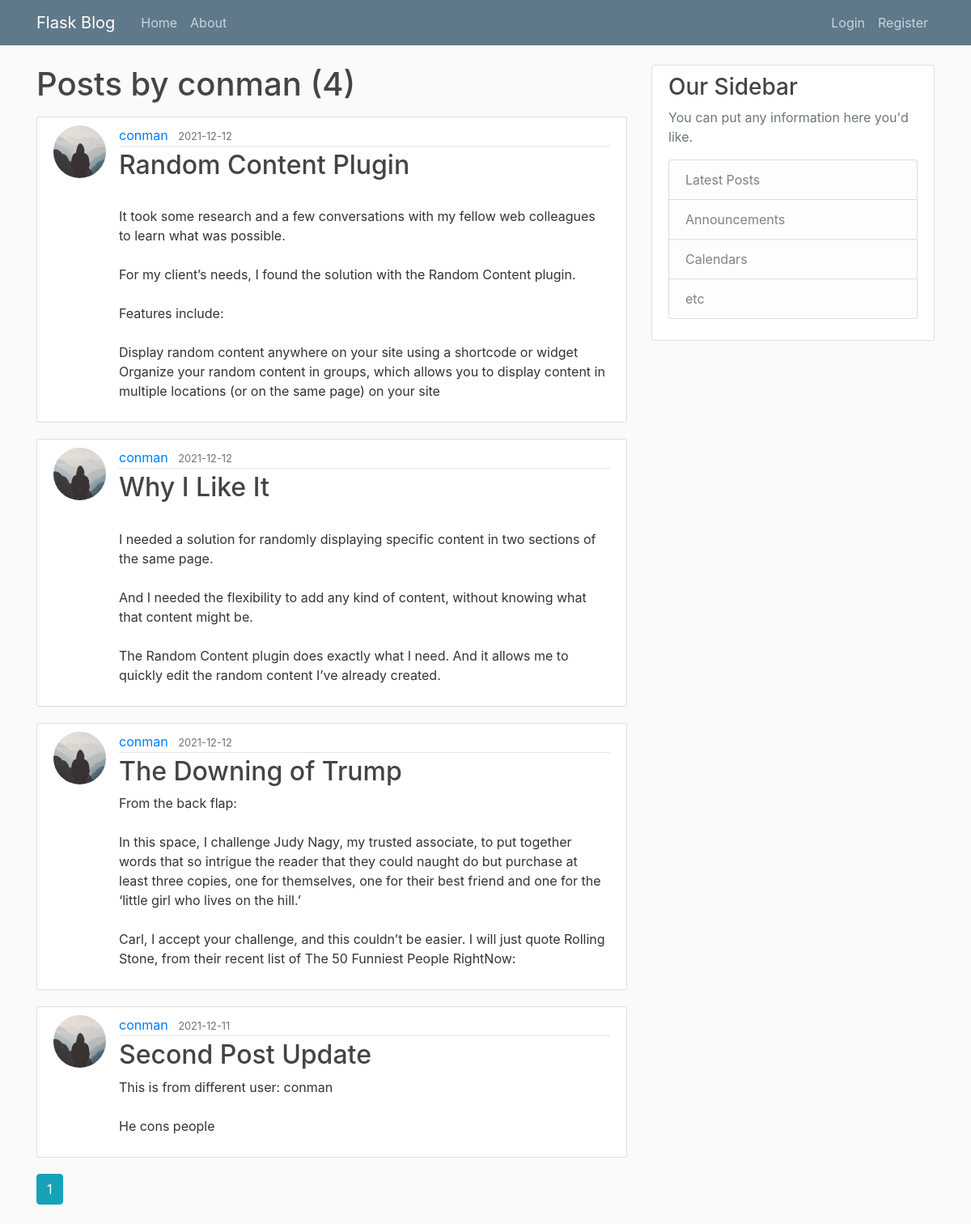
The page /user/conman on the database as committed earlier.
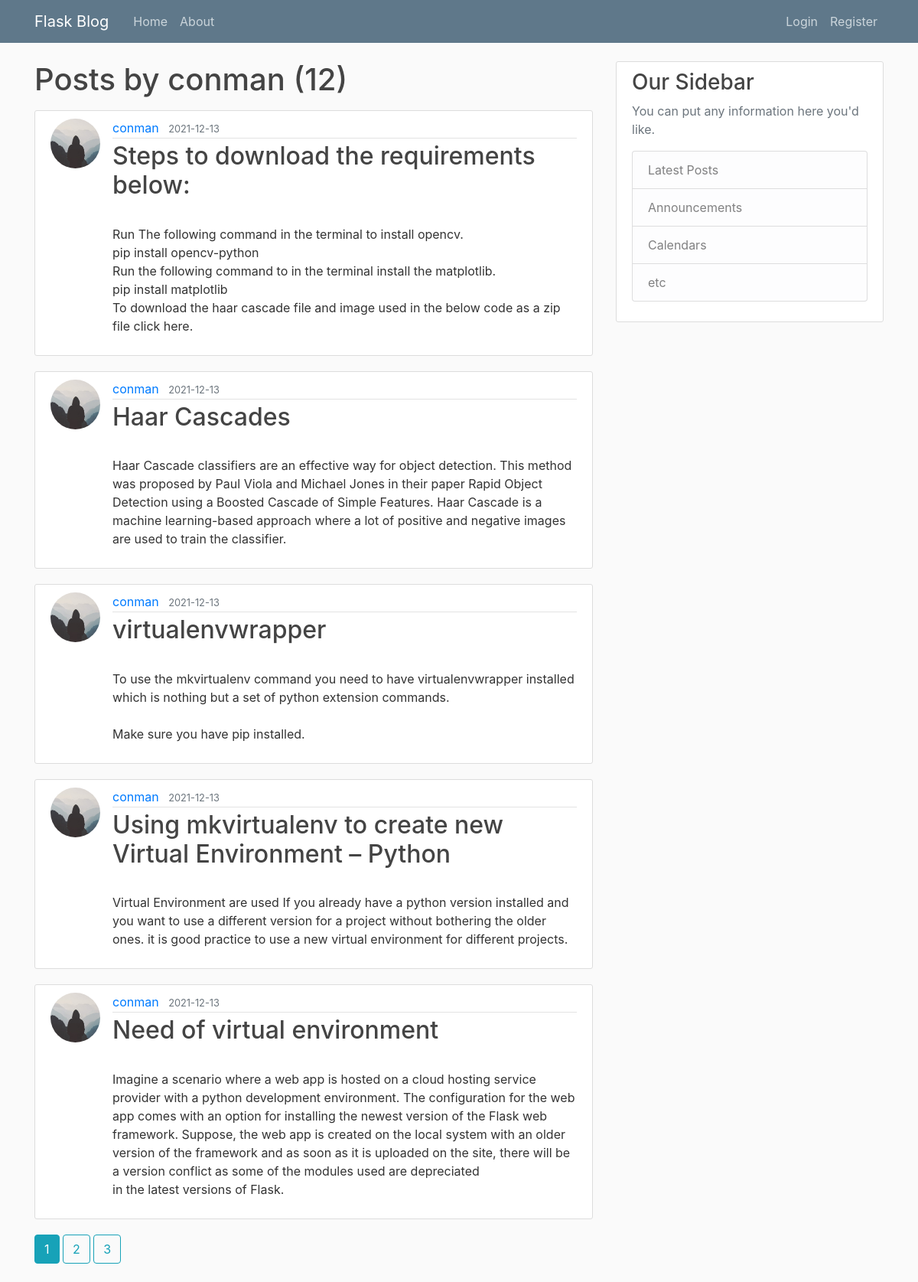
The same page on the database as committed later.
### flask_blog/models.py (models this page shows, shortened)
class User(db.Model, UserMixin):
    id = db.Column(db.Integer, primary_key=True)
    username = db.Column(db.String(20), unique=True, nullable=False)
    email = db.Column(db.String(120), unique=True, nullable=False)
    image_file = db.Column(db.String(20), nullable=False, default='default.jpg')
    password = db.Column(db.String(60), nullable=False)
    posts = db.relationship('Post', backref='author', lazy=True)

class Post(db.Model):
    id = db.Column(db.Integer, primary_key=True)
    title = db.Column(db.String(100), nullable=False)
    date_posted = db.Column(db.DateTime, nullable=False, default=datetime.utcnow)
    content = db.Column(db.Text, nullable=False)
    user_id = db.Column(db.Integer, db.ForeignKey('user.id'), nullable=False)

### flask_blog/routes.py (the view)
@app.route("/user/<string:username>")
def user_posts(username):
    page = request.args.get('page', 1, type=int)
    user = User.query.filter_by(username=username).first_or_404()
    posts = Post.query.filter_by(author=user)\
        .order_by(Post.date_posted.desc())\
        .paginate(page=page, per_page=5)
    return render_template('user_posts.html', posts=posts, user=user)

### flask_blog/templates/user_posts.html
{% extends "layout.html" %}
{% block content %}
	<h1 class="mb-3">Posts by {{ user.username }} ({{ posts.total }})</h1>
	{% for post in posts.items %}
		<article class="media content-section">
			<img class="rounded-circle article-img" src="{{ url_for('static', filename='profile_pics/' + post.author.image_file) }}">
		  <div class="media-body">
		    <div class="article-metadata">
		      <a class="mr-2" href="{{ url_for('user_posts', username=post.author.username) }}">{{ post.author.username }}</a>
		      <small class="text-muted">{{ post.date_posted.strftime('%Y-%m-%d') }}</small>
		    </div>
		    <h2><a class="article-title" href="{{ url_for('post', post_id=post.id) }}">{{ post.title }}</a></h2>
		    <p class="article-content">{{ post.content }}</p>
		  </div>
		</article>
	{% endfor %}
	{% for page_num in posts.iter_pages(left_edge=1, right_edge=1, left_current=1, right_current=2) %}
		{% if page_num %}
			{% if posts.page == page_num %}
				<a class="btn btn-info mb-4" href="{{ url_for('user_posts', username=user.username, page=page_num) }}">{{ page_num }}</a>
			{% else %}
				<a class="btn btn-outline-info mb-4" href="{{ url_for('user_posts', username=user.username,page=page_num) }}">{{ page_num }}</a>
			{% endif %}
		{% else %}
			...
		{% endif %}
	{% endfor %}
{% endblock content %}

### flask_blog/templates/layout.html (shortened to what this page needs)
<!DOCTYPE html>
<html>
<head>
    <link rel="stylesheet" href="https://stackpath.bootstrapcdn.com/bootstrap/4.3.1/css/bootstrap.min.css">
    <link rel="stylesheet" type="text/css" href="{{ url_for('static', filename='main.css')}}">
</head>
<body>
	<header class="site-header">
	  <nav class="navbar navbar-expand-md navbar-dark bg-steel fixed-top">
	    <div class="container">
	      <a class="navbar-brand mr-4" href="/">Flask Blog</a>
	      <div class="collapse navbar-collapse" id="navbarToggle">
	        <div class="navbar-nav mr-auto">
	          <a class="nav-item nav-link" href="{{ url_for('home') }}">Home</a>
	          <a class="nav-item nav-link" href="{{ url_for('about') }}">About</a>
	        </div>
	        <div class="navbar-nav">
	        	{% if current_user.is_authenticated%}
	        		<a class="nav-item nav-link" href="{{ url_for('new_post') }}">New Post</a>
	        		<a class="nav-item nav-link" href="{{ url_for('account') }}">Account</a>
	        		<a class="nav-item nav-link" href="{{ url_for('logout') }}">Logout</a>
	        	{% else %}
		          	<a class="nav-item nav-link" href="{{ url_for('login') }}">Login</a>
		          	<a class="nav-item nav-link" href="{{ url_for('register') }}">Register</a>
		        {% endif %}
	        </div>
	      </div>
	    </div>
	  </nav>
	</header>
	<main role="main" class="container">
	  <div class="row">
	    <div class="col-md-8">
	    	{% block content %}{% endblock %}
	    </div>
	    <div class="col-md-4">
	      <div class="content-section">
	        <h3>Our Sidebar</h3>
	        <p class='text-muted'>You can put any information here you'd like.
	          <ul class="list-group">
	            <li class="list-group-item list-group-item-light">Latest Posts</li>
	            <li class="list-group-item list-group-item-light">Announcements</li>
	            <li class="list-group-item list-group-item-light">Calendars</li>
	            <li class="list-group-item list-group-item-light">etc</li>
	          </ul>
	        </p>
	      </div>
	    </div>
	  </div>
	</main>
</body>
</html>

### flask_blog/static/main.css (style rules this page uses)
body { background: #fafafa; color: #333333; margin-top: 5rem; }
h1, h2, h3, h4, h5, h6 { color: #444444; }
.bg-steel { background-color: #5f788a; }
.site-header .navbar-nav .nav-link { color: #cbd5db; }
.content-section { background: #ffffff; padding: 10px 20px; border: 1px solid #dddddd; border-radius: 3px; margin-bottom: 20px; }
.article-title { color: #444444; }
.article-content { white-space: pre-line; }
.article-img { height: 65px; width: 65px; margin-right: 16px; }
.article-metadata { padding-bottom: 1px; margin-bottom: 4px; border-bottom: 1px solid #e3e3e3 }

Rows that differ between the two databases and show on the page:
no longer on this page (row unchanged): Post: image_file (placeholder picture), author.username "conman", date_posted "2021-12-12", title "Random Content Plugin", content "It took some research and a few conversations with my fellow web colleagues to learn what was possible. For my client’s needs, I found the solution with the Random Content plugin. Features include: Display random content anywhere on your site using a shortcode or widget Organize your random content in groups, which allows you to display content in multiple locations (or on the same page) on your site"
no longer on this page (row unchanged): Post: image_file (placeholder picture), author.username "conman", date_posted "2021-12-12", title "Why I Like It", content "I needed a solution for randomly displaying specific content in two sections of the same page. And I needed the flexibility to add any kind of content, without knowing what that content might be. The Random Content plugin does exactly what I need. And it allows me to quickly edit the random content I’ve already created."
no longer on this page (row unchanged): Post: image_file (placeholder picture), author.username "conman", date_posted "2021-12-12", title "The Downing of Trump", content "From the back flap: In this space, I challenge Judy Nagy, my trusted associate, to put together words that so intrigue the reader that they could naught do but purchase at least three copies, one for themselves, one for their best friend and one for the ‘little girl who lives on the hill.’ Carl, I accept your challenge, and this couldn’t be easier. I will just quote Rolling Stone, from their recent list of The 50 Funniest People RightNow:"
no longer on this page (row unchanged): Post: image_file (placeholder picture), author.username "conman", date_posted "2021-12-11", title "Second Post Update", content "This is from different user: conman He cons people"
added Post: image_file (placeholder picture), author.username "conman", date_posted "2021-12-13", title "Steps to download the requirements below:", content "Run The following command in the terminal to install opencv. pip install opencv-python Run the following command to in the terminal install the matplotlib. pip install matplotlib To download the haar cascade file and image used in the below code as a zip file click here."
added Post: image_file (placeholder picture), author.username "conman", date_posted "2021-12-13", title "Haar Cascades", content "Haar Cascade classifiers are an effective way for object detection. This method was proposed by Paul Viola and Michael Jones in their paper Rapid Object Detection using a Boosted Cascade of Simple Features. Haar Cascade is a machine learning-based approach where a lot of positive and negative images are used to train the classifier."
added Post: image_file (placeholder picture), author.username "conman", date_posted "2021-12-13", title "virtualenvwrapper", content "To use the mkvirtualenv command you need to have virtualenvwrapper installed which is nothing but a set of python extension commands. Make sure you have pip installed."
added Post: image_file (placeholder picture), author.username "conman", date_posted "2021-12-13", title "Using mkvirtualenv to create new Virtual Environment – Python", content "Virtual Environment are used If you already have a python version installed and you want to use a different version for a project without bothering the older ones. it is good practice to use a new virtual environment for different projects."
added Post: image_file (placeholder picture), author.username "conman", date_posted "2021-12-13", title "Need of virtual environment", content "Imagine a scenario where a web app is hosted on a cloud hosting service provider with a python development environment. The configuration for the web app comes with an option for installing the newest version of the Flask web framework. Suppose, the web app is created on the local system with an older version of the framework and as soon as it is uploaded on the site, there will be a version conflict as some of the modules used are depreciated in the latest versions of Flask."
Other text that changed with them:
{{ posts.total }}: "4" → "12"
new list line: "2"
new list line: "3"
